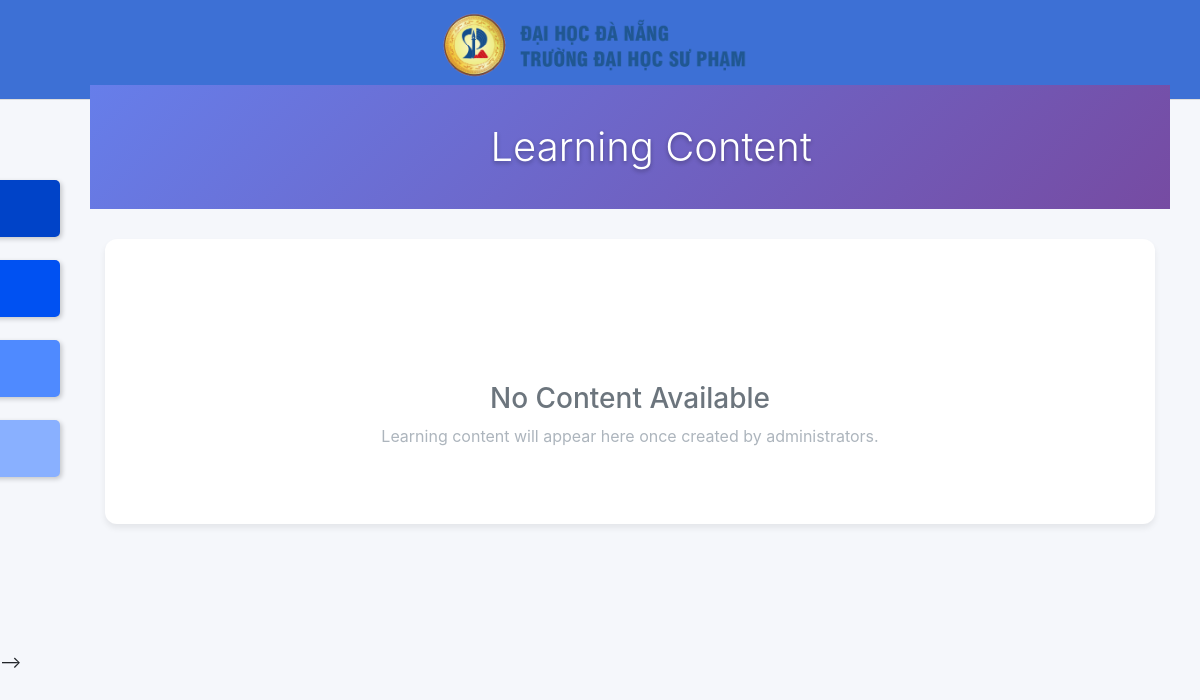
Page /index.php?q=content (signed in) on the earlier database version.
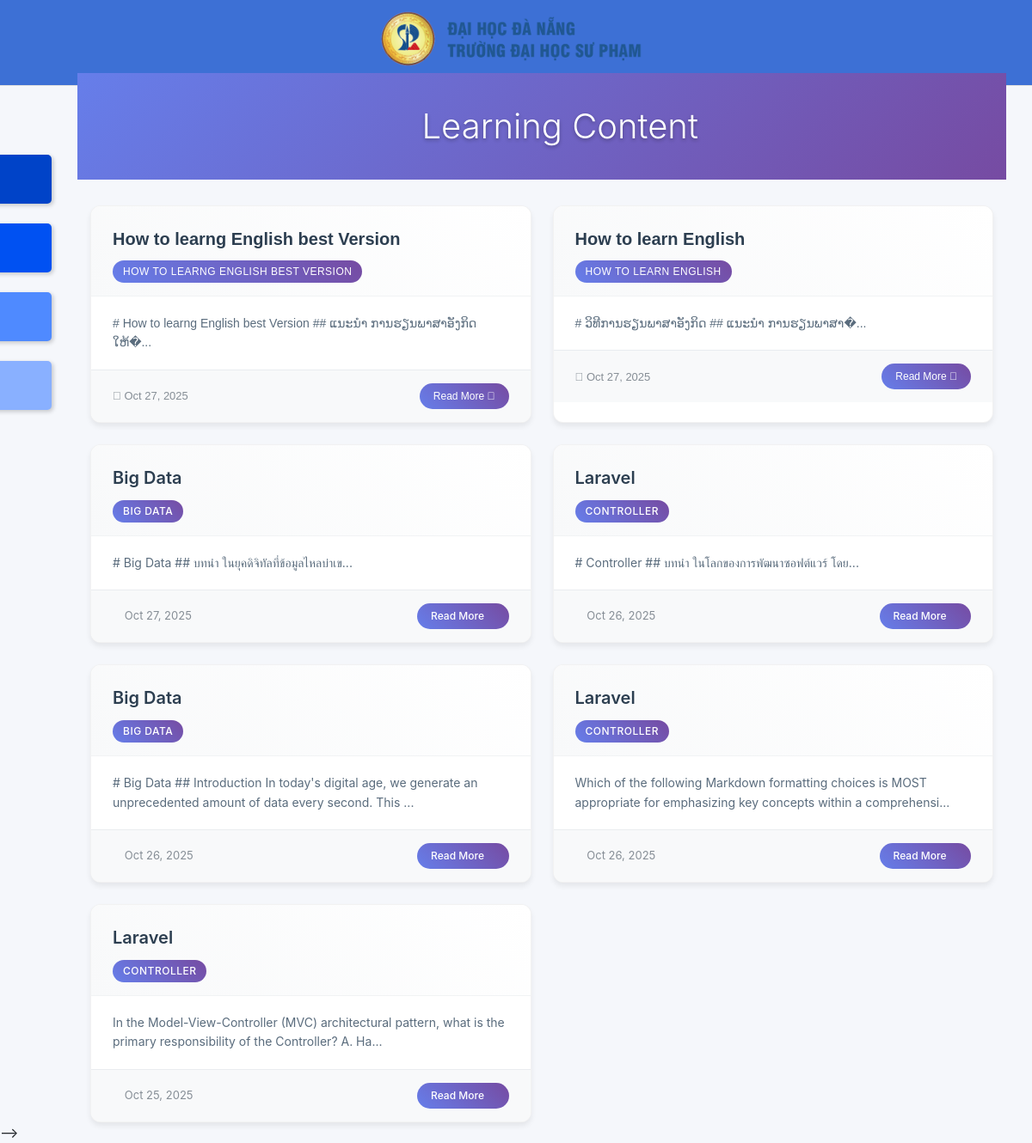
Same page on the later database version.
### tables this page shows
CREATE TABLE `tblcontent` (
  `ContentID` int(11) NOT NULL,
  `Title` varchar(255) NOT NULL,
  `Topic` varchar(255) DEFAULT '',
  `Body` mediumtext NOT NULL,
  `CreatedAt` datetime NOT NULL
);

### index.php (called while the page is built, shortened)
<?php
require_once("navigation/navigations.php");
?>

### include/database.php (called while the page is built, shortened)
<?php
class Database {
	var $sql_string = '';
	private $conn;
	public function open_connection() {
		$this->conn = mysqli_connect(server,user,pass);
		if(!$this->conn){
			echo "Problem in database connection! Contact administrator!";
			exit();
		}else{
			$db_select = mysqli_select_db($this->conn,database_name);
		}
	}
	function setQuery($sql='') {
		$this->sql_string=$sql;
	}
	function executeQuery() {
		$result = mysqli_query($this->conn,$this->sql_string);
		return $result;
	}
	private function confirm_query($result) {
		return $result;
	}
	function loadResultList( $key='' ) {
		$cur = $this->executeQuery();
		$array = array();
		while ($row = mysqli_fetch_object($cur)) {
			if ($key) {
				$array[$row->$key] = $row;
			} else {
				$array[] = $row;
			}
		}
		return $array;
	}
}
$mydb = new Database();
?>

### content.php (the view, shortened to what this page needs)
<?php
$contentId = isset($_GET['id']) ? (int)$_GET['id'] : 0;
if ($contentId > 0) {
    $sql = "SELECT * FROM tblcontent WHERE ContentID = {$contentId}";
    $mydb->setQuery($sql);
    $content = $mydb->loadSingleResult();
    if (!$content) {
        redirect('index.php?q=content');
    }
    $isLaoContent = preg_match('/[\x{0E80}-\x{0EFF}]/u', $content->Title . ' ' . $content->Body);
    $laoClass = $isLaoContent ? ' lao-content' : '';
    ?>
    <a href="index.php?q=content" class="back-btn">
        <i class="fa fa-arrow-left"></i> Back to Learning Content
    </a>
    <div class="content-viewer<?php echo $laoClass; ?>">
        <h1><?php echo htmlspecialchars($content->Title); ?></h1>
        <?php if ($content->Topic): ?>
            <p class="topic-badge"><span class="label label-primary"><?php echo htmlspecialchars($content->Topic); ?></span></p>
        <?php endif; ?>
        <div class="content-body">
            <?php echo markdownToHtml($content->Body); ?>
        </div>
        <div class="content-footer">
            <small class="text-muted">Created: <?php echo date('F j, Y', strtotime($content->CreatedAt)); ?></small>
        </div>
    </div>
    <style>
    /* Lao Language Font */
    @font-face {
        font-family: 'Phetsarath OT';
        src: url('fonts/Phetsarath OT.ttf') format('truetype');
        font-weight: normal;
        font-style: normal;
    }
    /* Apply Lao font for Lao content */
    .lao-content,
    .lao-content * {
        font-family: 'Phetsarath OT', Arial, sans-serif !important;
    }
    /* Override the blue background for content page */
    body {
        background: #f5f7fb !important;
    }
    .content-viewer {
        background: #fff;
        padding: 40px;
        border-radius: 12px;
        box-shadow: 0 8px 25px rgba(0,0,0,0.1);
        margin-bottom: 30px;
        max-width: 900px;
        margin-left: auto;
        margin-right: auto;
    }
    .content-viewer h1 {
        color: #2c3e50;
        margin-bottom: 25px;
        font-size: 2.5em;
        font-weight: 700;
        line-height: 1.2;
        background: linear-gradient(135deg, #667eea 0%, #764ba2 100%);
        -webkit-background-clip: text;
        -webkit-text-fill-color: transparent;
        background-clip: text;
    }
    .topic-badge {
        margin-bottom: 25px;
    }
    .topic-badge .label {
        background: linear-gradient(45deg, #667eea, #764ba2);
        color: white;
        padding: 8px 16px;
        border-radius: 25px;
        font-size: 13px;
        font-weight: 500;
        text-transform: uppercase;
        letter-spacing: 0.5px;
    }
    .content-body {
        line-height: 1.8;
        font-size: 16px;
        color: #34495e;
        margin-top: 30px;
    }
    .content-body h1 {
        font-size: 2.2em;
        margin: 2em 0 1em 0;
        color: #2c3e50;
        font-weight: 600;
        border-bottom: 3px solid #667eea;
        padding-bottom: 10px;
    }
    .content-body h2 {
        font-size: 1.8em;
        margin: 1.5em 0 0.8em 0;
        color: #34495e;
        font-weight: 600;
    }
    .content-body h3 {
        font-size: 1.4em;
        margin: 1.2em 0 0.6em 0;
        color: #5a6c7d;
        font-weight: 600;
    }
    .content-body ul, .content-body ol {
        margin: 1.5em 0;
        padding-left: 2em;
    }
    .content-body li {
        margin: 0.8em 0;
        line-height: 1.6;
    }
    .content-body p {
        margin: 1.5em 0;
        text-align: justify;
    }
    .content-body code {
        background: linear-gradient(45deg, #f8f9fa, #e9ecef);
        padding: 4px 8px;
        border-radius: 4px;
        font-family: 'SFMono-Regular', Consolas, 'Liberation Mono', Menlo, monospace;
        font-size: 0.9em;
        color: #e83e8c;
        border: 1px solid #dee2e6;
    }
    .content-body pre {
        background: linear-gradient(135deg, #f8f9fa 0%, #e9ecef 100%);
        padding: 20px;
        border-radius: 8px;
        border-left: 4px solid #667eea;
        overflow-x: auto;
        margin: 2em 0;
        box-shadow: 0 2px 4px rgba(0,0,0,0.1);
    }
    .content-body pre code {
        background: none;
        padding: 0;
        border: none;
        color: #495057;
    }
    .content-body blockquote {
        border-left: 4px solid #667eea;
        padding-left: 20px;
        margin: 2em 0;
        color: #6c757d;
        font-style: italic;
        background: #f8f9fa;
        padding: 15px 20px;
        border-radius: 0 8px 8px 0;
    }
    .content-footer {
        margin-top: 40px;
        padding-top: 25px;
        border-top: 2px solid #e9ecef;
        text-align: center;
    }
    .content-footer .text-muted {
        color: #6c757d;
        font-size: 14px;
    }
    /* Back button */
    .back-btn {
        background: linear-gradient(45deg, #6c757d, #495057);
        color: white;
        padding: 10px 20px;
        border-radius: 25px;
        text-decoration: none;
        display: inline-block;
        margin-bottom: 20px;
        transition: all 0.3s ease;
        font-weight: 500;
    }
    .back-btn:hover {
        transform: translateY(-2px);
        box-shadow: 0 4px 8px rgba(0,0,0,0.2);
        color: white;
        text-decoration: none;
    }
    /* Responsive */
    @media (max-width: 768px) {
        .content-viewer {
            padding: 25px 20px;
            margin: 0 10px;
        }
        .content-viewer h1 {
            font-size: 2em;
        }
        .content-body {
            font-size: 15px;
        }
        .content-body h1 { font-size: 1.8em; }
        .content-body h2 { font-size: 1.5em; }
        .content-body h3 { font-size: 1.3em; }
    }
    </style>
    <script>
    // Simple Markdown to HTML converter (same as admin)
    function markdownToHtml(markdown) {
        let html = markdown
            .replace(/^### (.*$)/gim, '<h3>$1</h3>')
            .replace(/^## (.*$)/gim, '<h2>$1</h2>')
            .replace(/^# (.*$)/gim, '<h1>$1</h1>')
            .replace(/\*\*(.*?)\*\*/g, '<strong>$1</strong>')
            .replace(/\*(.*?)\*/g, '<em>$1</em>')
            .replace(/```([\s\S]*?)```/g, '<pre><code>$1</code></pre>')
            .replace(/`(.*?)`/g, '<code>$1</code>')
            .replace(/^\* (.*$)/gim, '<li>$1</li>')
            .replace(/^- (.*$)/gim, '<li>$1</li>')
            .replace(/^> (.*$)/gim, '<blockquote>$1</blockquote>')
            .replace(/\n\n/g, '</p><p>')
            .replace(/\n/g, '<br>');
        html = html.replace(/(<li>.*<\/li>)/gs, '<ul>$1</ul>');
        if (html && !html.startsWith('<h') && !html.startsWith('<ul') && !html.startsWith('<pre')) {
            html = '<p>' + html + '</p>';
        }
        return html;
    }
    // Convert markdown content to HTML
    document.addEventListener('DOMContentLoaded', function() {
        const contentBody = document.querySelector('.content-body');
        if (contentBody) {
            const markdownText = contentBody.textContent;
            contentBody.innerHTML = markdownToHtml(markdownText);
        }
    });
    </script>
    <?php
} else {
    $sql = "SELECT * FROM tblcontent ORDER BY CreatedAt DESC";
    $mydb->setQuery($sql);
    $contents = $mydb->loadResultList();
    ?>
    <div class="page-header">
        <h1><i class="fa fa-book"></i> Learning Content</h1>
    </div>
    <?php if (empty($contents)): ?>
        <div class="empty-state">
            <i class="fa fa-book"></i>
            <h3>No Content Available</h3>
            <p>Learning content will appear here once created by administrators.</p>
        </div>
    <?php else: ?>
        <div class="content-grid">
            <?php foreach ($contents as $content):
                $cardLaoClass = preg_match('/[\x{0E80}-\x{0EFF}]/u', $content->Title . ' ' . $content->Body) ? ' lao-content' : '';
            ?>
                <div class="content-card<?php echo $cardLaoClass; ?>">
                    <div class="content-header">
                        <h3><a href="index.php?q=content&id=<?php echo $content->ContentID; ?>"><?php echo htmlspecialchars($content->Title); ?></a></h3>
                        <?php if ($content->Topic): ?>
                            <div class="topic-badge"><?php echo htmlspecialchars($content->Topic); ?></div>
                        <?php endif; ?>
                    </div>
                    <div class="content-preview">
                        <?php
                        $preview = strip_tags($content->Body);
                        echo htmlspecialchars(substr($preview, 0, 120)) . (strlen($preview) > 120 ? '...' : '');
                        ?>
                    </div>
                    <div class="content-footer">
                        <small class="text-muted">
                            <i class="fa fa-calendar"></i> <?php echo date('M j, Y', strtotime($content->CreatedAt)); ?>
                        </small>
                        <a href="index.php?q=content&id=<?php echo $content->ContentID; ?>" class="btn btn-sm">
                            Read More <i class="fa fa-arrow-right"></i>
                        </a>
                    </div>
                </div>
            <?php endforeach; ?>
        </div>
    <?php endif; ?>
    <?php
}
?>

### navigation/navigations.php (shortened to what this page needs)
<!DOCTYPE html>
<html lang="en">
<head>
<link href="<?php echo web_root; ?>css/bootstrap.min.css" rel="stylesheet">
<link href="<?php echo web_root; ?>css/bootstrap-datetimepicker.min.css" rel="stylesheet" media="screen">
<link href="<?php echo web_root; ?>css/dataTables.bootstrap.css" rel="stylesheet" media="screen">
<link href="<?php echo web_root; ?>fonts/font-awesome.min.css" rel="stylesheet" media="screen">
<link rel="stylesheet" href="<?php echo web_root; ?>assets/iCheck/flat/blue.css">
<link rel="stylesheet" href="<?php echo web_root; ?>assets/bootstrap-wysihtml5/bootstrap3-wysihtml5.min.css">
<link rel="stylesheet" href="<?php echo web_root; ?>css/jquery-ui.css">
<body >
<section id="title-header">
  <div class="title">
     <img class="logo" src="images/text-ued-1.png">
  </div>
</section>
<section id="navigation">
  <div id="mySidenav" class="sidenav">
    <a href="<?php echo web_root; ?>index.php?q=content" id="learning">Learning<i class="fa fa-book pull-right"></i></a>
    <a href="<?php echo web_root; ?>index.php?q=categories" id="categories">Exercises <i class="fa fa-check-square-o pull-right"></i></a>
    <a href="<?php echo web_root; ?>index.php?q=about" id="about">About Us <i class="fa fa-info-circle pull-right"></i></a>
     <a href="logout.php" id="login">Logout <i class="fa fa-sign-out pull-right"></i></a>
  </div>
</section>
<section id="content">
  <div class="container">
    <?php require_once $content; ?>
  </div>
</section>
<section id="footer">
</footer> -->
</section>
</body>
</html>

### navigation/navigations.php (style rules this page uses)
body { background: #f5f7fb; }
#content { min-height: 550px; margin: 0; width: 100%; }
#content { margin-right: 0px; margin-left: 90px; width:90%; }
#content:before, #content:after { display: table; content: ""; }
#content:after { clear: both; }
.sidenav { position: fixed; z-index: 1000; top: 0; left: 0; height: 100%; width: 60px; }
#mySidenav a { position: absolute; left: -130px; transition: all 0.3s ease; padding: 15px 20px; width: 190px; text-decoration: none; font-size: 18px; color: white; border-radius: 0 5px 5px 0; white-space: nowrap; box-shadow: 2px 2px 5px rgba(0,0,0,0.2); }
#learning { top: 180px; background-color: rgb(0, 67, 200); }
#categories { top: 260px; background-color: rgb(0, 81, 242); }
#about { top: 340px; background-color: rgb(79, 138, 255); }
#login { top: 420px; background-color: rgb(137, 176, 255); }
#title-header { background-color: rgba(0, 67, 200, 0.75); border-bottom: 1px solid #ddd; height: 100px; padding: 10px 0px; text-align: center; color: #fff; font-size: 18px; }
.logo { height: 70px; width: auto; vertical-align: middle; }

### content.php (style rules this page uses)
.lao-content, .lao-content * { font-family: 'Phetsarath OT', Arial, sans-serif !important; }
body { background: #f5f7fb !important; }
.page-header { background: linear-gradient(135deg, #667eea 0%, #764ba2 100%); color: white; padding: 40px 0; margin: -15px -15px 30px -15px; text-align: center; border-radius: 0; }
.page-header h1 { margin: 0; font-size: 2.5em; font-weight: 300; text-shadow: 0 2px 4px rgba(0,0,0,0.3); }
.content-grid { display: grid; grid-template-columns: repeat(auto-fill, minmax(350px, 1fr)); gap: 25px; margin-top: 20px; }
.content-card { background: #fff; border-radius: 12px; box-shadow: 0 4px 6px rgba(0,0,0,0.07); overflow: hidden; transition: all 0.3s ease; border: 1px solid rgba(0,0,0,0.05); }
.content-header { padding: 25px 25px 15px 25px; background: linear-gradient(45deg, #f8f9fa, #fff); }
.content-header h3 { margin: 0 0 12px 0; font-size: 20px; font-weight: 600; line-height: 1.3; }
.content-header h3 a { color: #2c3e50; text-decoration: none; transition: color 0.2s ease; }
.topic-badge { display: inline-block; background: linear-gradient(45deg, #667eea, #764ba2); color: white; padding: 4px 12px; border-radius: 20px; font-size: 12px; font-weight: 500; text-transform: uppercase; letter-spacing: 0.5px; }
.content-preview { padding: 20px 25px; color: #5a6c7d; line-height: 1.6; font-size: 14px; border-top: 1px solid #f1f3f4; }
.content-footer { padding: 15px 25px; background: #f8f9fa; border-top: 1px solid #e9ecef; display: flex; justify-content: space-between; align-items: center; }
.content-footer .text-muted { color: #6c757d; font-size: 13px; }
.content-footer .btn { background: linear-gradient(45deg, #667eea, #764ba2); border: none; color: white; padding: 6px 16px; border-radius: 20px; font-size: 12px; font-weight: 500; transition: all 0.2s ease; }
.empty-state { text-align: center; padding: 60px 20px; background: white; border-radius: 12px; box-shadow: 0 4px 6px rgba(0,0,0,0.07); }
.empty-state i { font-size: 4em; color: #dee2e6; margin-bottom: 20px; }
.empty-state h3 { color: #6c757d; margin-bottom: 10px; }
.empty-state p { color: #adb5bd; }

Differences in the rows shown:
added tblcontent: Title "How to learng English best Version", Topic "HOW TO LEARNG ENGLISH BEST VERSION", Body "# How to learng English best Version ## ແນະນຳ ການຮຽນພາສາອັງກິດໃຫ້�", CreatedAt "Oct 27, 2025"
added tblcontent: Title "How to learn English", Topic "HOW TO LEARN ENGLISH", Body "# ວິທີການຮຽນພາສາອັງກິດ ## ແນະນຳ ການຮຽນພາສາ�", CreatedAt "Oct 27, 2025"
added tblcontent: Title "Big Data", Topic "BIG DATA", Body "# Big Data ## บทนำ ในยุคดิจิทัลที่ข้อมูลไหลบ่าเข", CreatedAt "Oct 27, 2025"
added tblcontent: Title "Laravel", Topic "CONTROLLER", Body "# Controller ## บทนำ ในโลกของการพัฒนาซอฟต์แวร์ โดย", CreatedAt "Oct 26, 2025"
added tblcontent: Title "Big Data", Topic "BIG DATA", Body "# Big Data ## Introduction In today's digital age, we generate an unprecedented amount of data every second. This", CreatedAt "Oct 26, 2025"
added tblcontent: Title "Laravel", Topic "CONTROLLER", Body "Which of the following Markdown formatting choices is MOST appropriate for emphasizing key concepts within a comprehensi", CreatedAt "Oct 26, 2025"
added tblcontent: Title "Laravel", Topic "CONTROLLER", Body "In the Model-View-Controller (MVC) architectural pattern, what is the primary responsibility of the Controller? A. Ha", CreatedAt "Oct 25, 2025"
Other differences:
text no longer shown: "No Content Available Learning content will appear here once created by administrators."
